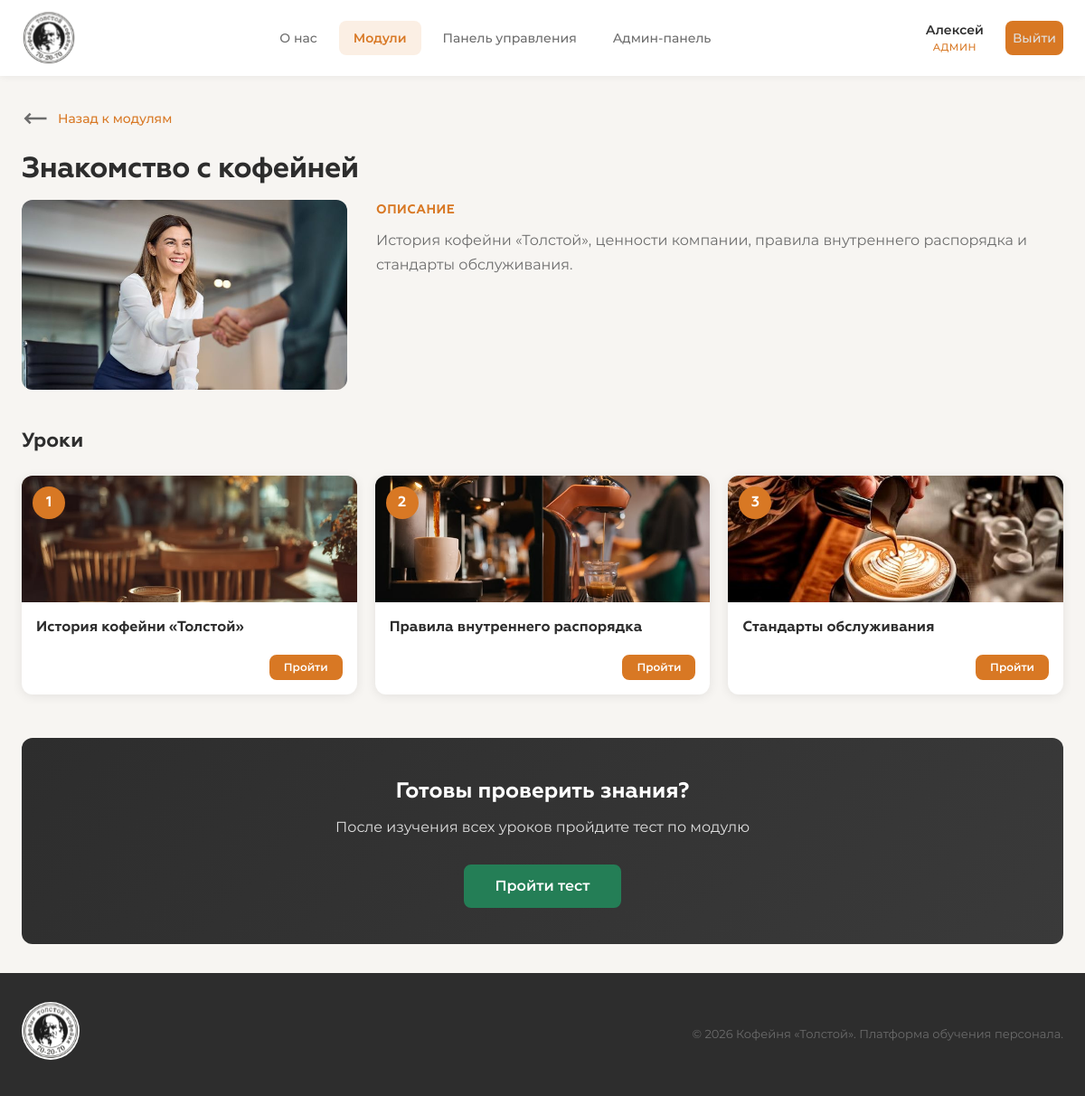
The app's page /training/modules/1/ (signed in) with its own data.
### accounts/models.py (models this page shows, shortened)
class User(AbstractUser):
    ROLE_CHOICES = [
        ('trainee_barista', 'Стажёр-бариста'),
        ('barista', 'Бариста'),
        ('senior_barista', 'Старший бариста'),
        ('cook', 'Повар'),
        ('manager', 'Менеджер'),
        ('admin', 'Администратор'),
    ]
    role = models.CharField(
        max_length=20,
        choices=ROLE_CHOICES,
        default='trainee_barista',
        verbose_name='Роль'
    )
    must_change_password = models.BooleanField(
        default=True,
        verbose_name='Требуется смена пароля'
    )
    avatar = models.ImageField(
        upload_to='avatars/',
        blank=True,
        null=True,
        verbose_name='Аватар'
    )
    phone = models.CharField(
        max_length=20,
        blank=True,
        verbose_name='Телефон'
    )
    bio = models.TextField(
        blank=True,
        verbose_name='О себе'
    )
    date_hired = models.DateField(
        blank=True,
        null=True,
        verbose_name='Дата приёма на работу'
    )
    class Meta:
        verbose_name = 'Пользователь'
        verbose_name_plural = 'Пользователи'
    @property
    def is_admin(self):
        return self.role == 'admin' or self.is_superuser
    def get_role_display_short(self):
        role_map = {
            'trainee_barista': 'Стажёр',
            'barista': 'Бариста',
            'senior_barista': 'Ст. бариста',
            'cook': 'Повар',
            'manager': 'Менеджер',
            'admin': 'Админ',
        }
        return role_map.get(self.role, self.role)

### training/models.py (models this page shows, shortened)
class Module(models.Model):
    program = models.ForeignKey(
        Program,
        on_delete=models.CASCADE,
        related_name='modules',
        verbose_name='Программа'
    )
    name = models.CharField(max_length=200, verbose_name='Название модуля')
    description = models.TextField(blank=True, verbose_name='Краткое описание')
    goal = models.TextField(blank=True, verbose_name='Цель модуля')
    image = models.ImageField(
        upload_to='modules/',
        blank=True,
        null=True,
        verbose_name='Изображение'
    )
    order = models.PositiveIntegerField(default=0, verbose_name='Порядок')
    created_at = models.DateTimeField(auto_now_add=True, verbose_name='Дата создания')
    class Meta:
        verbose_name = 'Модуль'
        verbose_name_plural = 'Модули'
        ordering = ['order', '-created_at']

class Lesson(models.Model):
    module = models.ForeignKey(
        Module,
        on_delete=models.CASCADE,
        related_name='lessons',
        verbose_name='Модуль'
    )
    number = models.PositiveIntegerField(verbose_name='Номер урока')
    title = models.CharField(max_length=200, verbose_name='Название урока')
    image = models.ImageField(
        upload_to='lessons/',
        blank=True,
        null=True,
        verbose_name='Изображение урока'
    )
    content = models.TextField(verbose_name='Материал урока')
    practice_task = models.TextField(
        blank=True,
        verbose_name='Задание на практику'
    )
    order = models.PositiveIntegerField(default=0, verbose_name='Порядок')
    created_at = models.DateTimeField(auto_now_add=True, verbose_name='Дата создания')
    class Meta:
        verbose_name = 'Урок'
        verbose_name_plural = 'Уроки'
        ordering = ['number']

### training/views.py (the view)
# urls.py: path('modules/<int:module_id>/', views.module_detail_view, name='module_detail'),
@login_required
def module_detail_view(request, module_id):
    module = get_object_or_404(Module, id=module_id)
    user = request.user
    if not user.is_admin:
        program = Program.objects.filter(role=user.role).first()
        if not program or module.program != program:
            return redirect('training:modules')
    lessons = module.lessons.all().order_by('number')
    lessons_with_progress = []
    for lesson in lessons:
        progress = LessonProgress.objects.filter(
            user=user, lesson=lesson
        ).first()
        lessons_with_progress.append({
            'lesson': lesson,
            'completed': progress.completed if progress else False,
        })
    paginator = Paginator(lessons_with_progress, 6)
    page = request.GET.get('page')
    try:
        lessons_page = paginator.page(page)
    except (PageNotAnInteger, EmptyPage):
        lessons_page = paginator.page(1)
    context = {
        'module': module,
        'lessons': lessons_page,
        'page_obj': lessons_page,
    }
    return render(request, 'training/module_detail.html', context)

### training/templates/training/module_detail.html (shortened to what this page needs)
{% extends "base.html" %}
{% load static %}
{% block content %}
<div class="container">
    <div class="arrow-block">
        <a href="{% url 'training:modules' %}" class="back-link"><img src="{% static "images/arrow-left.svg" %}" class="icon-img"> Назад к модулям</a>
    </div>
    <h1 class="page-title">{{ module.name }}</h1>
    <div class="module-detail-content">
        {% if module.image %}
        <div class="module-detail-image">
            <img src="{{ module.image.url }}" alt="{{ module.name }}">
        </div>
        {% endif %}
        <div class="module-detail-info">
            {% if module.description %}
            <div class="module-detail-section">
                <h3 class="module-detail-label">Описание</h3>
                <p class="module-detail-text">{{ module.description }}</p>
            </div>
            {% endif %}
        </div>
    </div>
    <section class="lessons-section">
        <h2 class="section-title">Уроки</h2>
        <div class="lessons-grid" id="lessons-grid">
            {% for item in lessons %}
            <div class="lesson-card {% if item.completed %}completed{% endif %}">
                <div class="lesson-card-number">{{ item.lesson.number }}</div>
                <div class="lesson-card-image">
                    {% if item.lesson.image %}
                    <img src="{{ item.lesson.image.url }}" alt="{{ item.lesson.title }}">
                    {% else %}
                    <div class="lesson-card-placeholder"></div>
                    {% endif %}
                </div>
                <div class="lesson-card-body">
                    <h3 class="lesson-card-title">{{ item.lesson.title }}</h3>
                    <div class="lesson-card-footer">
                        <a href="{% url 'training:lesson_detail' item.lesson.id %}" class="btn btn-primary btn-sm">Пройти</a>
                    </div>
                </div>
            </div>
            {% endfor %}
        </div>
    </section>
    <div class="test-section">
        <div class="test-cta">
            <h3>Готовы проверить знания?</h3>
            <p>После изучения всех уроков пройдите тест по модулю</p>
            <a href="{% url 'testing:test_start' module.id %}" class="btn btn-accent btn-lg">Пройти тест</a>
        </div>
    </div>
</div>
{% endblock %}

### templates/base.html (shortened to what this page needs)
{% load static %}
<!DOCTYPE html>
<html lang="ru">
<head>
    <link rel="stylesheet" href="{% static 'css/style.css' %}">
</head>
<body>
    {% if user.is_authenticated and not user.must_change_password or user.is_admin %}
    <nav class="navbar">
        <div class="nav-container">
            <a href="{% url 'training:about' %}" class="nav-logo">
                <img src="{% static "images/logo.svg" %}" class="logo-img">
            </a>
            <div class="nav-links" id="nav-links">
                <a href="{% url 'training:about' %}" class="nav-link {% if request.resolver_match.url_name == 'about' %}active{% endif %}">
                    О нас
                </a>
                <a href="{% url 'training:modules' %}" class="nav-link {% if 'modules' in request.path or 'lessons' in request.path %}active{% endif %}">
                    Модули
                </a>
                {% if user.is_admin %}
                <a href="{% url 'dashboard:index' %}" class="nav-link {% if 'dashboard' in request.path %}active{% endif %}">
                    Панель управления
                </a>
                <a href="{% url 'admin:index' %}" class="nav-link {% if 'django-admin' in request.path %}active{% endif %}">
                    Админ-панель
                </a>
                {% endif %}
            </div>
            <div class="nav-user" id="nav-user">
                <a href="{% url 'accounts:profile' %}" class="user-btn">
                    <span class="user-name">{{ user.first_name|default:user.username }}</span>
                    <span class="user-role">{{ user.get_role_display_short }}</span>
                </a>
                <a href="{% url 'accounts:logout' %}" class="logout-btn" title="Выйти">
                    Выйти
                </a>
            </div>
        </div>
    </nav>
    {% endif %}
    <main class="main-content">
        {% block content %}{% endblock %}
    </main>
    {% if user.is_authenticated and not user.must_change_password or user.is_admin %}
    <footer class="footer">
        <div class="footer-container">
            <div class="footer-brand">
                <img src="{% static "images/logo.svg" %}" class="logo-img-footer">
            </div>
            <p class="footer-text">© 2026 Кофейня «Толстой». Платформа обучения персонала.</p>
        </div>
    </footer>
    {% endif %}
</body>
</html>

### records on screen
User: first_name "Алексей", get_role_display_short "АДМИН"
Module: name "Знакомство с кофейней", image (picture), description "История кофейни «Толстой», ценности компании, правила внутреннего распорядка и стандарты обслуживания."
Lesson: lesson.number "1", lesson.image (picture), lesson "История кофейни «Толстой»"
Lesson: lesson.number "2", lesson.image (picture), lesson "Правила внутреннего распорядка"
Lesson: lesson.number "3", lesson.image (picture), lesson "Стандарты обслуживания"
